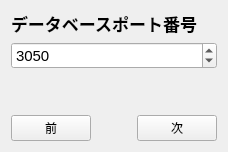
      <widget class="QWidget" name="pageDBPort">
       <layout class="QVBoxLayout" name="vLayout_21">
        <item>
         <widget class="QLabel" name="labelTitle_21">
          <property name="font"><font><pointsize>13</pointsize><bold>true</bold></font></property>
          <property name="text"><string>データベースポート番号</string></property>
         </widget>
        </item>
        <item>
         <widget class="QSpinBox" name="spinBoxDBPort">
          <property name="font"><font><pointsize>11</pointsize></font></property>
          <property name="minimum"><number>1</number></property>
          <property name="maximum"><number>65535</number></property>
          <property name="value"><number>3050</number></property>
         </widget>
        </item>
        <item><spacer name="vSpacer_21"><property name="orientation"><enum>Qt::Vertical</enum></property><property name="sizeHint" stdset="0"><size><width>20</width><height>40</height></size></property></spacer></item>
        <item>
         <layout class="QHBoxLayout" name="hNav_21">
          <item><widget class="QPushButton" name="pushButtonPrev_21"><property name="text"><string>前</string></property></widget></item>
          <item><spacer name="hSpacer_21"><property name="orientation"><enum>Qt::Horizontal</enum></property><property name="sizeHint" stdset="0"><size><width>40</width><height>20</height></size></property></spacer></item>
          <item><widget class="QPushButton" name="pushButtonNext_21"><property name="text"><string>次</string></property></widget></item>
         </layout>
        </item>
       </layout>
      </widget>
